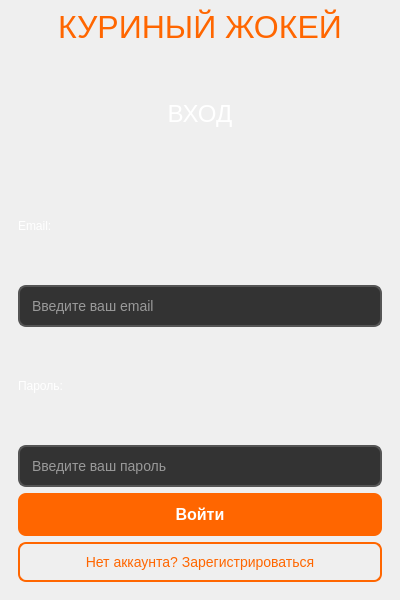
<?xml version="1.0" encoding="UTF-8"?>
<ui version="4.0">
 <class>AuthWindow</class>
 <widget class="QMainWindow" name="AuthWindow">
  <property name="geometry">
   <rect>
    <x>0</x>
    <y>0</y>
    <width>400</width>
    <height>600</height>
   </rect>
  </property>
  <property name="windowTitle">
   <string>Куриный Жокей - Авторизация</string>
  </property>
  <property name="styleSheet">
   <string notr="true">QMainWindow {
    background: qlineargradient(x1:0, y1:0, x2:1, y2:1,
    stop:0 #1a1a1a, stop:1 #2d2d2d);
    color: white;
}</string>
  </property>
  <widget class="QWidget" name="centralwidget">
   <layout class="QVBoxLayout" name="verticalLayout">
    <item>
     <widget class="QLabel" name="title_label">
      <property name="text">
       <string>&lt;html&gt;&lt;head/&gt;&lt;body&gt;&lt;p align=&quot;center&quot;&gt;&lt;span style=&quot; font-size:24pt; color:#ff6600;&quot;&gt;КУРИНЫЙ ЖОКЕЙ&lt;/span&gt;&lt;/p&gt;&lt;/body&gt;&lt;/html&gt;</string>
      </property>
     </widget>
    </item>
    <item>
     <widget class="QStackedWidget" name="stackedWidget">
      <property name="currentIndex">
       <number>0</number>
      </property>
      <widget class="QWidget" name="login_page">
       <layout class="QVBoxLayout" name="verticalLayout_2">
        <item>
         <widget class="QLabel" name="login_title">
          <property name="text">
           <string>&lt;html&gt;&lt;head/&gt;&lt;body&gt;&lt;p align=&quot;center&quot;&gt;&lt;span style=&quot; font-size:18pt; color:#ffffff;&quot;&gt;ВХОД&lt;/span&gt;&lt;/p&gt;&lt;/body&gt;&lt;/html&gt;</string>
          </property>
         </widget>
        </item>
        <item>
         <widget class="QLabel" name="email_label">
          <property name="text">
           <string>&lt;html&gt;&lt;head/&gt;&lt;body&gt;&lt;p&gt;&lt;span style=&quot; color:#ffffff;&quot;&gt;Email:&lt;/span&gt;&lt;/p&gt;&lt;/body&gt;&lt;/html&gt;</string>
          </property>
         </widget>
        </item>
        <item>
         <widget class="QLineEdit" name="email_input">
          <property name="placeholderText">
           <string>Введите ваш email</string>
          </property>
          <property name="styleSheet">
           <string notr="true">QLineEdit {
    background: #333;
    border: 2px solid #555;
    border-radius: 8px;
    padding: 10px;
    color: white;
    font-size: 14px;
}
QLineEdit:focus {
    border-color: #ff6600;
}</string>
          </property>
         </widget>
        </item>
        <item>
         <widget class="QLabel" name="password_label">
          <property name="text">
           <string>&lt;html&gt;&lt;head/&gt;&lt;body&gt;&lt;p&gt;&lt;span style=&quot; color:#ffffff;&quot;&gt;Пароль:&lt;/span&gt;&lt;/p&gt;&lt;/body&gt;&lt;/html&gt;</string>
          </property>
         </widget>
        </item>
        <item>
         <widget class="QLineEdit" name="password_input">
          <property name="echoMode">
           <enum>QLineEdit::Password</enum>
          </property>
          <property name="placeholderText">
           <string>Введите ваш пароль</string>
          </property>
          <property name="styleSheet">
           <string notr="true">QLineEdit {
    background: #333;
    border: 2px solid #555;
    border-radius: 8px;
    padding: 10px;
    color: white;
    font-size: 14px;
}
QLineEdit:focus {
    border-color: #ff6600;
}</string>
          </property>
         </widget>
        </item>
        <item>
         <widget class="QPushButton" name="login_btn">
          <property name="text">
           <string>Войти</string>
          </property>
          <property name="styleSheet">
           <string notr="true">QPushButton {
    background: #ff6600;
    color: white;
    border: none;
    border-radius: 8px;
    padding: 12px;
    font-size: 16px;
    font-weight: bold;
}
QPushButton:hover {
    background: #e55a00;
}
QPushButton:pressed {
    background: #cc5000;
}</string>
          </property>
         </widget>
        </item>
        <item>
         <widget class="QPushButton" name="register_btn">
          <property name="text">
           <string>Нет аккаунта? Зарегистрироваться</string>
          </property>
          <property name="styleSheet">
           <string notr="true">QPushButton {
    background: transparent;
    color: #ff6600;
    border: 2px solid #ff6600;
    border-radius: 8px;
    padding: 10px;
    font-size: 14px;
}
QPushButton:hover {
    background: rgba(255, 102, 0, 0.1);
}</string>
          </property>
         </widget>
        </item>
       </layout>
      </widget>
      <widget class="QWidget" name="register_page">
       <layout class="QVBoxLayout" name="verticalLayout_3">
        <item>
         <widget class="QLabel" name="register_title">
          <property name="text">
           <string>&lt;html&gt;&lt;head/&gt;&lt;body&gt;&lt;p align=&quot;center&quot;&gt;&lt;span style=&quot; font-size:18pt; color:#ffffff;&quot;&gt;РЕГИСТРАЦИЯ&lt;/span&gt;&lt;/p&gt;&lt;/body&gt;&lt;/html&gt;</string>
          </property>
         </widget>
        </item>
        <item>
         <widget class="QLabel" name="register_name_label">
          <property name="text">
           <string>&lt;html&gt;&lt;head/&gt;&lt;body&gt;&lt;p&gt;&lt;span style=&quot; color:#ffffff;&quot;&gt;Имя:&lt;/span&gt;&lt;/p&gt;&lt;/body&gt;&lt;/html&gt;</string>
          </property>
         </widget>
        </item>
        <item>
         <widget class="QLineEdit" name="register_name_input">
          <property name="placeholderText">
           <string>Введите ваше имя</string>
          </property>
          <property name="styleSheet">
           <string notr="true">QLineEdit {
    background: #333;
    border: 2px solid #555;
    border-radius: 8px;
    padding: 10px;
    color: white;
    font-size: 14px;
}
QLineEdit:focus {
    border-color: #ff6600;
}</string>
          </property>
         </widget>
        </item>
        <item>
         <widget class="QLabel" name="register_email_label">
          <property name="text">
           <string>&lt;html&gt;&lt;head/&gt;&lt;body&gt;&lt;p&gt;&lt;span style=&quot; color:#ffffff;&quot;&gt;Email:&lt;/span&gt;&lt;/p&gt;&lt;/body&gt;&lt;/html&gt;</string>
          </property>
         </widget>
        </item>
        <item>
         <widget class="QLineEdit" name="register_email_input">
          <property name="placeholderText">
           <string>Введите ваш email</string>
          </property>
          <property name="styleSheet">
           <string notr="true">QLineEdit {
    background: #333;
    border: 2px solid #555;
    border-radius: 8px;
    padding: 10px;
    color: white;
    font-size: 14px;
}
QLineEdit:focus {
    border-color: #ff6600;
}</string>
          </property>
         </widget>
        </item>
        <item>
         <widget class="QLabel" name="register_phone_label">
          <property name="text">
           <string>&lt;html&gt;&lt;head/&gt;&lt;body&gt;&lt;p&gt;&lt;span style=&quot; color:#ffffff;&quot;&gt;Телефон:&lt;/span&gt;&lt;/p&gt;&lt;/body&gt;&lt;/html&gt;</string>
          </property>
         </widget>
        </item>
        <item>
         <widget class="QLineEdit" name="register_phone_input">
          <property name="placeholderText">
           <string>Введите ваш телефон</string>
          </property>
          <property name="styleSheet">
           <string notr="true">QLineEdit {
    background: #333;
    border: 2px solid #555;
    border-radius: 8px;
    padding: 10px;
    color: white;
    font-size: 14px;
}
QLineEdit:focus {
    border-color: #ff6600;
}</string>
          </property>
         </widget>
        </item>
        <item>
         <widget class="QLabel" name="register_password_label">
          <property name="text">
           <string>&lt;html&gt;&lt;head/&gt;&lt;body&gt;&lt;p&gt;&lt;span style=&quot; color:#ffffff;&quot;&gt;Пароль:&lt;/span&gt;&lt;/p&gt;&lt;/body&gt;&lt;/html&gt;</string>
          </property>
         </widget>
        </item>
        <item>
         <widget class="QLineEdit" name="register_password_input">
          <property name="echoMode">
           <enum>QLineEdit::Password</enum>
          </property>
          <property name="placeholderText">
           <string>Введите пароль</string>
          </property>
          <property name="styleSheet">
           <string notr="true">QLineEdit {
    background: #333;
    border: 2px solid #555;
    border-radius: 8px;
    padding: 10px;
    color: white;
    font-size: 14px;
}
QLineEdit:focus {
    border-color: #ff6600;
}</string>
          </property>
         </widget>
        </item>
        <item>
         <widget class="QLabel" name="register_confirm_label">
          <property name="text">
           <string>&lt;html&gt;&lt;head/&gt;&lt;body&gt;&lt;p&gt;&lt;span style=&quot; color:#ffffff;&quot;&gt;Подтвердите пароль:&lt;/span&gt;&lt;/p&gt;&lt;/body&gt;&lt;/html&gt;</string>
          </property>
         </widget>
        </item>
        <item>
         <widget class="QLineEdit" name="register_confirm_input">
          <property name="echoMode">
           <enum>QLineEdit::Password</enum>
          </property>
          <property name="placeholderText">
           <string>Подтвердите пароль</string>
          </property>
          <property name="styleSheet">
           <string notr="true">QLineEdit {
    background: #333;
    border: 2px solid #555;
    border-radius: 8px;
    padding: 10px;
    color: white;
    font-size: 14px;
}
QLineEdit:focus {
    border-color: #ff6600;
}</string>
          </property>
         </widget>
        </item>
        <item>
         <widget class="QPushButton" name="register_submit_btn">
          <property name="text">
           <string>Зарегистрироваться</string>
          </property>
          <property name="styleSheet">
           <string notr="true">QPushButton {
    background: #ff6600;
    color: white;
    border: none;
    border-radius: 8px;
    padding: 12px;
    font-size: 16px;
    font-weight: bold;
}
QPushButton:hover {
    background: #e55a00;
}
QPushButton:pressed {
    background: #cc5000;
}</string>
          </property>
         </widget>
        </item>
        <item>
         <widget class="QPushButton" name="back_to_login_btn">
          <property name="text">
           <string>Уже есть аккаунт? Войти</string>
          </property>
          <property name="styleSheet">
           <string notr="true">QPushButton {
    background: transparent;
    color: #ff6600;
    border: 2px solid #ff6600;
    border-radius: 8px;
    padding: 10px;
    font-size: 14px;
}
QPushButton:hover {
    background: rgba(255, 102, 0, 0.1);
}</string>
          </property>
         </widget>
        </item>
       </layout>
      </widget>
     </widget>
    </item>
   </layout>
  </widget>
 </widget>
 <resources/>
 <connections/>
</ui>
